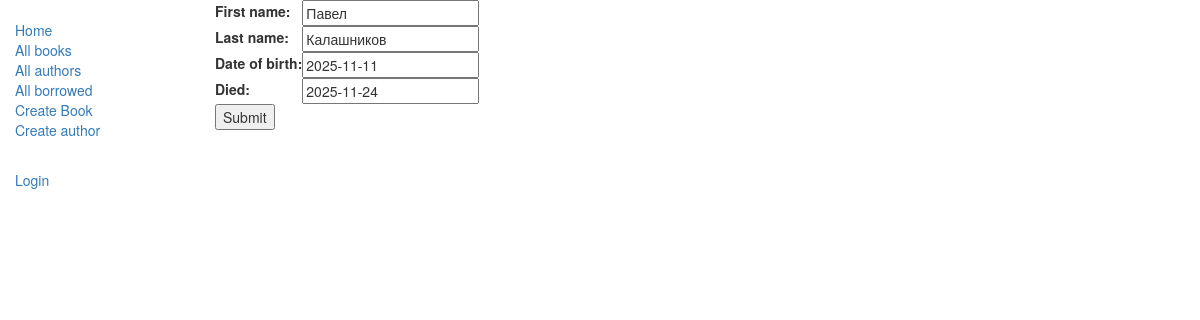
/catalog/author/1/update/, run on the app's committed database.
### catalog/models.py (models this page shows, shortened)
class Author(models.Model):
    first_name = models.CharField(max_length=100)
    last_name = models.CharField(max_length=100)
    date_of_birth = models.DateField(null=True, blank=True)
    date_of_death = models.DateField('Died', null=True, blank=True)

### catalog/views.py (the view)
# urls.py: re_path(r'^author/(?P<pk>\d+)/update/$', views.AuthorUpdate.as_view(), name='author_update'),
class AuthorUpdate(UpdateView):
    model = Author
    fields = ['first_name','last_name','date_of_birth','date_of_death']

### catalog/templates/catalog/author_form.html (shortened to what this page needs)
{% extends "base_generic.html" %}
{% block content %}
  <form action="" method="post">
      <table>
      {{ form.as_table }}
      </table>
      <input type="submit" value="Submit" />
  </form>
{% endblock %}

### data on the page
Author: first_name "Павел", last_name "Калашников", date_of_birth "2025-11-11", date_of_death "2025-11-24"
